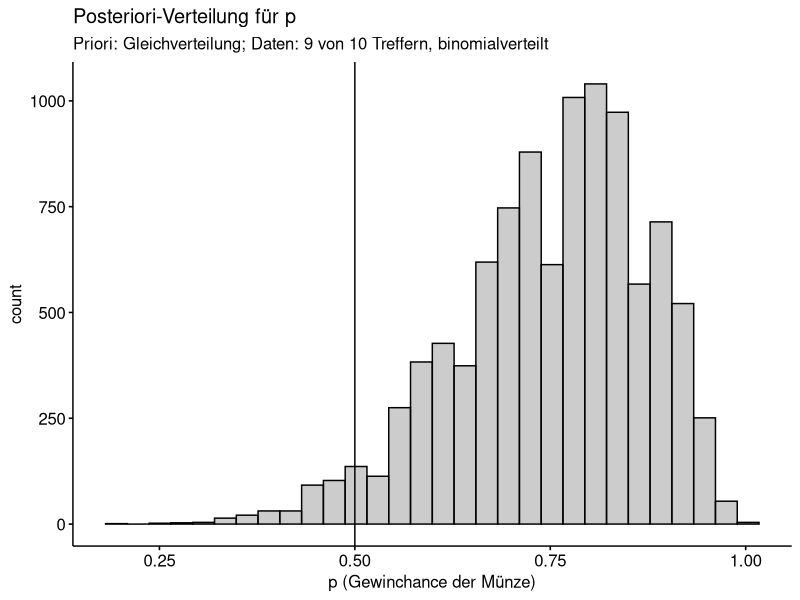
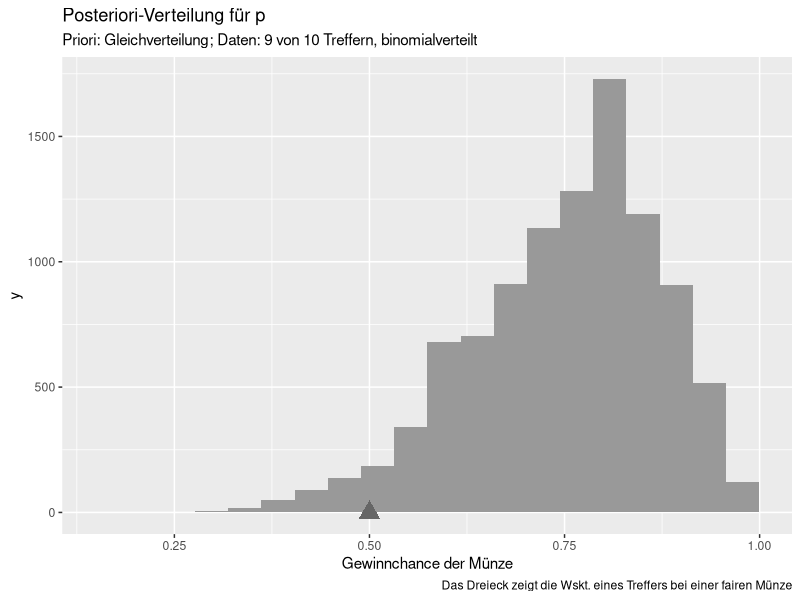

The R script that drew these images, in order:
## ---- chunk 1
knitr::opts_chunk$set(fig.pos = 'H',
                      fig.asp = 0.618,
                      fig.width = 4,
                      fig.cap = "", 
                      fig.path = "",
                      echo = FALSE,
                      message = FALSE,
                      fig.show = "hold")
## ---- chunk 2
library(tidyverse)
library(ggpubr)
## ---- chunk 3
d_zwielicht <-
  tibble(
    p_grid = seq( from=0 , to=1 , length.out=100),
    prior = 1,  # Priori-Gewichte
    likelihood = dbinom(8, size = 10, prob=p_grid) ,
    unstandardisierte_posterior = likelihood * prior ,
    posterior = unstandardisierte_posterior / sum(unstandardisierte_posterior))
## ---- chunk 4
samples_zwielicht <- 
  tibble(
    gewinnchance_muenze = sample(
      d_zwielicht$p_grid , 
      prob=d_zwielicht$posterior, 
      size=1e4, 
      replace=TRUE)) %>% 
  mutate(
    id = row_number())
## ---- chunk 5
gghistogram(samples_zwielicht,
            x = "gewinnchance_muenze",
            title = "Posteriori-Verteilung für p",
            subtitle = "Priori: Gleichverteilung; Daten: 9 von 10 Treffern, binomialverteilt",
            xlab = "p (Gewinchance der Münze)",
            fill = "grey60") +
  geom_vline(xintercept = 0.5)
## ---- chunk 6
p_samples_zwielicht <- 
samples_zwielicht %>% 
  ggplot() +
  aes(x = gewinnchance_muenze) +
  geom_histogram(fill = "grey60", bins = 20) +
  #geom_vline(xintercept = 0.9) +
  #geom_label(x = 0.8, y= 0, label = "Emp. Ergebnis") +
  labs(title = "Posteriori-Verteilung für p",
       subtitle = "Priori: Gleichverteilung; Daten: 9 von 10 Treffern, binomialverteilt",
       caption = "Das Dreieck zeigt die Wskt. eines Treffers bei einer fairen Münze",
       x = "Gewinnchance der Münze") +
  annotate("point", x = .5, y = 0, size = 5, color = "grey40", shape = 17)

p_samples_zwielicht
